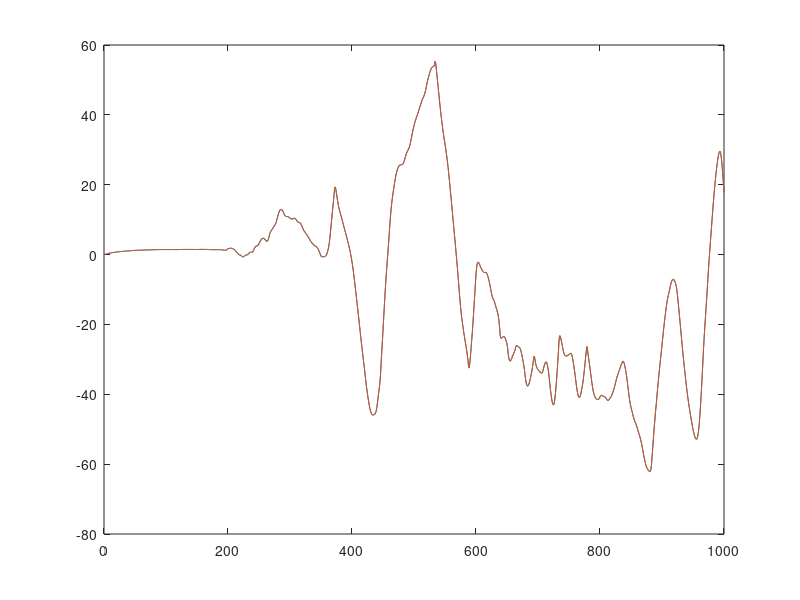

MATLAB code to generate this figure:
E = csvread('csv_output.csv');
D = csvread('output_data.csv');
x=[];
c=[];
y=2;
for n=1:1000
  x(n)=n;
  c(n)=D(n,y); 
endfor
plot(x,E(:,y),x,c)